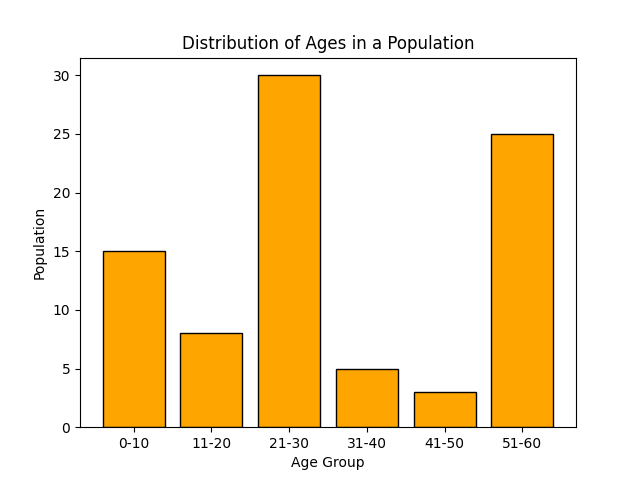

Generate this figure with Python:


import matplotlib.pyplot as plt

age_bins = ['0-10', '11-20', '21-30', '31-40', '41-50', '51-60']
populations = [15, 8, 30, 5, 3, 25]

# Create histogram
plt.bar(age_bins, populations, color='orange', edgecolor='black')

# Add title and labels
plt.title('Distribution of Ages in a Population')
plt.xlabel('Age Group')
plt.ylabel('Population')

# Show plot
plt.show()
